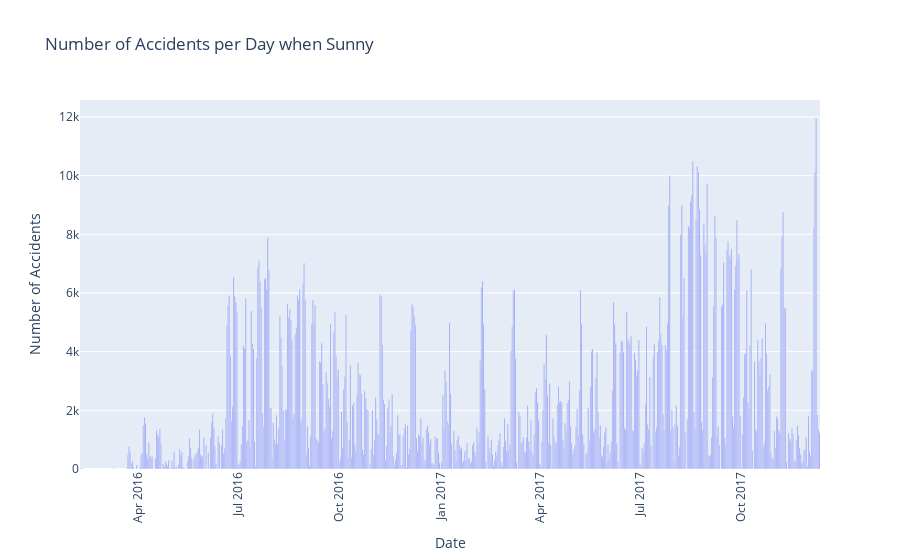

The cell this chart's notebook holds for it:
### Code cell
date_counts = merge_data['datetime'].value_counts().sort_index()

# Create a bar chart with Plotly
fig = px.bar(
    x=date_counts.index,
    y=date_counts.values,
    labels={'x': 'Date', 'y': 'Number of Accidents'},
    title='Number of Accidents per Day when Sunny'
)

# Update the layout to improve appearance
fig.update_layout(
    xaxis_title='Date',
    yaxis_title='Number of Accidents',
    xaxis_tickangle=-90
)

# Show the plot
fig.show()

### Figure 1 — Plotly figure (JSON) as saved in the notebook; plotly's stock layout.template omitted (floating-point values rounded to 4 significant figures; data arrays with more than 128 entries replaced by an {"elided": "..."} marker saying what was removed)
{"data": [{"alignmentgroup": "True", "hovertemplate": "Date=%{x}<br>Number of Accidents=%{y}<extra></extra>", "legendgroup": "", "marker": {"color": "#636efa", "pattern": {"shape": ""}}, "name": "", "offsetgroup": "", "orientation": "v", "showlegend": false, "textposition": "auto", "type": "bar", "x": {"elided": "608 str values"}, "xaxis": "x", "y": {"elided": "608 int values"}, "yaxis": "y"}], "layout": {"barmode": "relative", "legend": {"tracegroupgap": 0}, "title": {"text": "Number of Accidents per Day when Sunny"}, "xaxis": {"anchor": "y", "domain": [0, 1], "tickangle": -90, "title": {"text": "Date"}}, "yaxis": {"anchor": "x", "domain": [0, 1], "title": {"text": "Number of Accidents"}}}}
